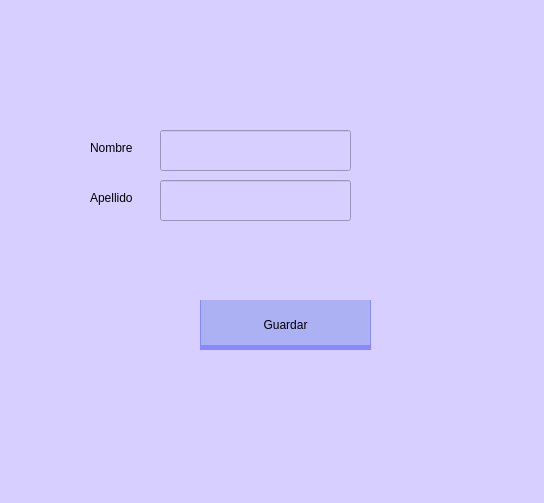
<?xml version="1.0" encoding="UTF-8"?>
<ui version="4.0">
 <class>MainWindow</class>
 <widget class="QMainWindow" name="MainWindow">
  <property name="geometry">
   <rect>
    <x>0</x>
    <y>0</y>
    <width>544</width>
    <height>503</height>
   </rect>
  </property>
  <property name="windowTitle">
   <string>MainWindow</string>
  </property>
  <property name="styleSheet">
   <string notr="true">background-color: rgb(215, 207, 255);</string>
  </property>
  <widget class="QWidget" name="centralwidget">
   <widget class="QPushButton" name="guardar">
    <property name="geometry">
     <rect>
      <x>200</x>
      <y>300</y>
      <width>171</width>
      <height>50</height>
     </rect>
    </property>
    <property name="minimumSize">
     <size>
      <width>50</width>
      <height>15</height>
     </size>
    </property>
    <property name="maximumSize">
     <size>
      <width>200</width>
      <height>50</height>
     </size>
    </property>
    <property name="styleSheet">
     <string notr="true">QPushButton {
	background-color: rgb(172, 177, 243);
	border: none;
	padding-top: 5 px;
	color: rgb(0, 0, 0);
	border-left: 1px solid rgb(137, 137, 255);
	border-right: 1px solid rgb(137, 137, 255);
	border-bottom: 5px solid rgb(137, 137, 255);
}
QPushButton:hover {
	background-color: rgb(181, 185, 255);
	border-left: 1px solid rgb(137, 137, 255);
	border-right: 1px solid rgb(137, 137, 255);
	border-bottom: 5px solid rgb(137, 137, 255);
}
QPushButton:pressed {
	background-color: rgb(137, 137, 255);
	border-left: 1px solid rgb(137, 137, 255);
	border-right: 1px solid rgb(137, 137, 255);
	border-top: 5px solid rgb(137, 137, 255);
	padding-top: -5 px;
}</string>
    </property>
    <property name="text">
     <string>Guardar</string>
    </property>
    <property name="icon">
     <iconset>
      <normaloff>../iconos/69539.png</normaloff>../iconos/69539.png</iconset>
    </property>
   </widget>
   <widget class="QLabel" name="label">
    <property name="geometry">
     <rect>
      <x>90</x>
      <y>140</y>
      <width>55</width>
      <height>16</height>
     </rect>
    </property>
    <property name="text">
     <string>Nombre</string>
    </property>
   </widget>
   <widget class="QLabel" name="label_2">
    <property name="geometry">
     <rect>
      <x>90</x>
      <y>190</y>
      <width>55</width>
      <height>16</height>
     </rect>
    </property>
    <property name="text">
     <string>Apellido</string>
    </property>
   </widget>
   <widget class="QLineEdit" name="nombre">
    <property name="geometry">
     <rect>
      <x>160</x>
      <y>130</y>
      <width>191</width>
      <height>41</height>
     </rect>
    </property>
    <property name="styleSheet">
     <string notr="true">font: 10pt &quot;MS Shell Dlg 2&quot;;</string>
    </property>
   </widget>
   <widget class="QLineEdit" name="apellido">
    <property name="geometry">
     <rect>
      <x>160</x>
      <y>180</y>
      <width>191</width>
      <height>41</height>
     </rect>
    </property>
    <property name="styleSheet">
     <string notr="true">font: 10pt &quot;MS Shell Dlg 2&quot;;</string>
    </property>
   </widget>
  </widget>
 </widget>
 <resources/>
 <connections/>
</ui>
